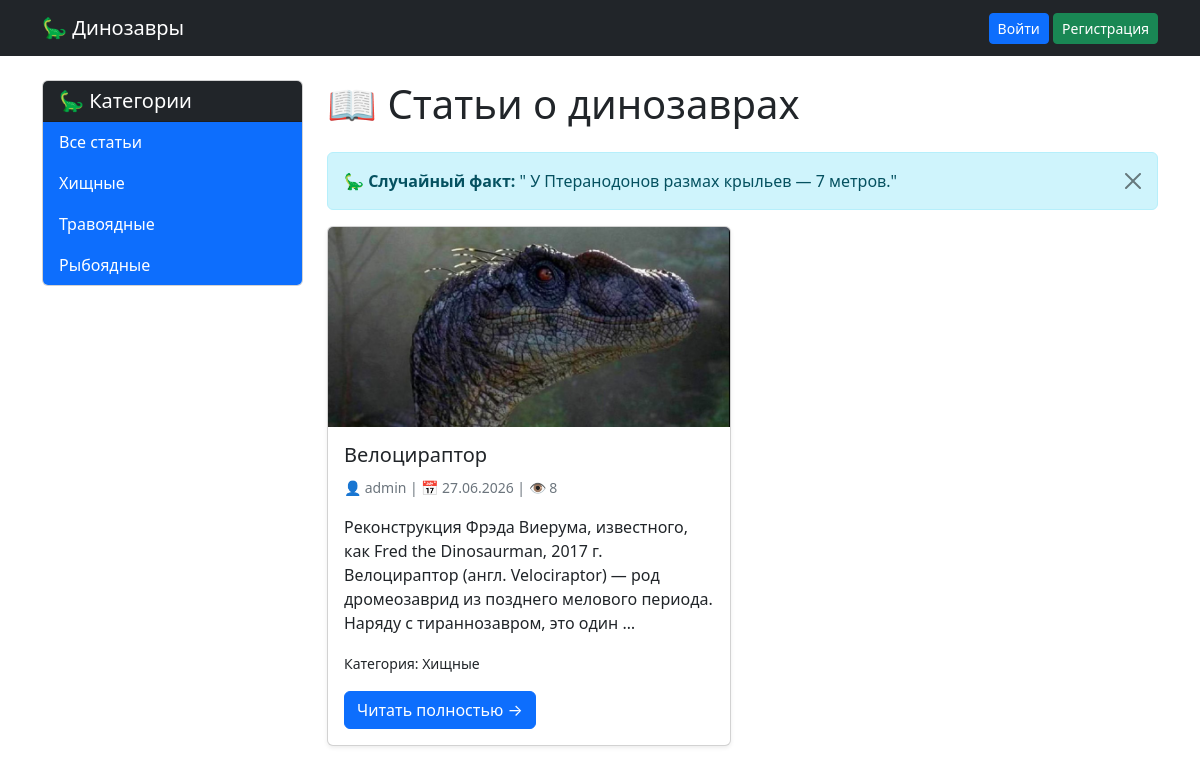
The page / on the database its author committed.
### blog/models.py (models this page shows, shortened)
class Category(models.Model):
    name = models.CharField(max_length=50, verbose_name="Название")
    slug = models.SlugField(unique=True, verbose_name="URL")
    class Meta:
        verbose_name = "Категория"
        verbose_name_plural = "Категории"

class Fact(models.Model):
    text = models.TextField(verbose_name="Факт")
    is_active = models.BooleanField(default=True, verbose_name="Активно")
    class Meta:
        verbose_name = "Факт"
        verbose_name_plural = "Факты"

class Article(models.Model):
    title = models.CharField(max_length=200, verbose_name="Заголовок")
    content = models.TextField(verbose_name="Содержание")
    image = models.ImageField(upload_to='dinosaur_images/', blank=True, null=True)
    category = models.ForeignKey(Category, on_delete=models.CASCADE, verbose_name="Категория")
    author = models.ForeignKey(User, on_delete=models.CASCADE, verbose_name="Автор")
    created_at = models.DateTimeField(auto_now_add=True)
    views = models.PositiveIntegerField(default=0)
    is_published = models.BooleanField(default=True)
    class Meta:
        verbose_name = "Статья"
        verbose_name_plural = "Статьи"
        ordering = ['-created_at']

### blog/views.py (the view)
# urls.py: path('', views.article_list, name='article_list'),
def article_list(request):
    articles = Article.objects.filter(is_published=True)
    category_id = request.GET.get('category')
    if category_id:
        articles = articles.filter(category_id=category_id)
    categories = Category.objects.all()
    facts = Fact.objects.filter(is_active=True)
    if facts.exists():
        dino_fact = random.choice(facts).text
    else:
        dino_fact = 'Динозавры — удивительные существа.'
    context = {
        'articles': articles,
        'categories': categories,
        'dino_fact': dino_fact,
    }
    return render(request, 'blog/article_list.html', context)

### blog/templates/blog/article_list.html (shortened to what this page needs)
{% extends 'blog/base.html' %}
{% block content %}
<div class="row">
    <div class="col-md-3">
        <div class="card">
            <div class="card-header bg-dark text-white">
                <h5 class="mb-0">🦕 Категории</h5>
            </div>
            <div class="list-group list-group-flush">
                <a href="{% url 'blog:article_list' %}" class="list-group-item list-group-item-action {% if not request.GET.category %}active{% endif %}">
                    Все статьи
                </a>
                {% for category in categories %}
                <a href="?category={{ category.id }}" class="list-group-item list-group-item-action {% if request.GET.category|add:'' == category.id|add:'' %}active{% endif %}">
                    {{ category.name }}
                </a>
                {% endfor %}
            </div>
        </div>
    </div>
    <div class="col-md-9">
        <h1 class="mb-4">📖 Статьи о динозаврах</h1>
        <div class="alert alert-info alert-dismissible fade show" role="alert">
            <strong>🦕 Случайный факт:</strong> {{ dino_fact }}
            <button type="button" class="btn-close" data-bs-dismiss="alert"></button>
        </div>
        <div class="row">
            {% for article in articles %}
            <div class="col-md-6 mb-4">
                <div class="card h-100 shadow-sm">
                    {% if article.image %}
                    <img src="{{ article.image.url }}" class="card-img-top" style="height: 200px; object-fit: cover;" alt="{{ article.title }}">
                    {% else %}
                    <div class="card-img-top bg-secondary d-flex align-items-center justify-content-center" style="height: 200px; color: white;">
                        🦕 Нет изображения
                    </div>
                    {% endif %}
                    <div class="card-body">
                        <h5 class="card-title">{{ article.title }}</h5>
                        <p class="card-text text-muted">
                            <small>
                                👤 {{ article.author.username }} |
                                📅 {{ article.created_at|date:"d.m.Y" }} |
                                👁️ {{ article.views }}
                            </small>
                        </p>
                        <p class="card-text">{{ article.content|striptags|truncatewords:25 }}</p>
                        <p><small>Категория: {{ article.category.name }}</small></p>
                        <a href="{% url 'blog:article_detail' article.pk %}" class="btn btn-primary">Читать полностью →</a>
                    </div>
                </div>
            </div>
            {% endfor %}
        </div>
    </div>
</div>
{% endblock %}

### blog/templates/blog/base.html (shortened to what this page needs)
<!DOCTYPE html>
<html>
<head>
    <link href="https://cdn.jsdelivr.net/npm/bootstrap@5.2.3/dist/css/bootstrap.min.css" rel="stylesheet">
</head>
<body>
    <nav class="navbar navbar-expand-lg navbar-dark bg-dark">
        <div class="container">
            <a class="navbar-brand" href="{% url 'blog:article_list' %}">🦕 Динозавры</a>
            <div>
                {% if user.is_authenticated %}
                    <span class="text-light me-3">{{ user.username }}</span>
                    <a href="{% url 'users:profile' %}" class="btn btn-outline-light btn-sm">Профиль</a>
                    <a href="{% url 'users:logout' %}" class="btn btn-danger btn-sm">Выйти</a>
                {% else %}
                    <a href="{% url 'users:login' %}" class="btn btn-primary btn-sm">Войти</a>
                    <a href="{% url 'users:register' %}" class="btn btn-success btn-sm">Регистрация</a>
                {% endif %}
            </div>
        </div>
    </nav>
    <div class="container mt-4">
        {% block content %}{% endblock %}
    </div>
</body>
</html>

### rows shown on the page
Category: name "Хищные"
Category: name "Травоядные"
Category: name "Рыбоядные"
Fact: text "\" У Птеранодонов размах крыльев — 7 метров.\""
Article: image (picture), title "Велоцираптор", author.username "admin", created_at "27.06.2026", views "8", content "Реконструкция Фрэда Виерума, известного, как Fred the Dinosaurman, 2017 г. Велоцираптор (англ. Velociraptor) — род дромеозаврид из позднего мелового периода. Наряду с тираннозавром, это один …", category.name "Хищные"
